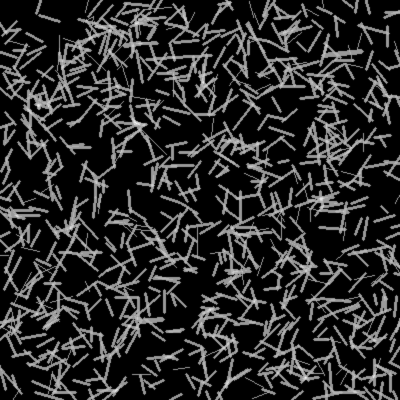
%> input picture randomalign_example/SBXIQ_gauss.tif, 400 x 400 px
$ octave SegmentFibers_validation.m   (GNU Octave 9; MATLAB toolbox functions it lacks are replaced by stand-ins)
%> lines starting %> are read from the running program, lines starting %| are printed output that depends on the picture
%> further down, SFIMG is the input picture: size 400x400 uint8; min 0, max 239, mean 42.7
### segmentfibers.m
function [fiberpx,fiberd,fiberlab] = segmentfibers(IMG,params,progress_flag)
%> called with progress_flag = true
%segmentfibers: this script takes in an image containing fibers and
%segments the fibers.
% [fiberpx,fiberd,fiberlab] = segmentfibers(IMG,params)
% INPUTS:
%       IMG- image file (2D matrix)
%       params- struct containing:
%             .pixres- pixel resolution (um/pixel)
%             .fdiam- expected min and max fiber diameter (um)
%             .basalbody- include mask of basal cell bodies to only search
%             within cell boundaries for stress fibers
%       progress_flag- logical of whether to display progress of
%                      segmentation
% OUTPUTS:
%       fiberpx- cell array containing coordinates for all segmented fibers
%       fiberd- vector containing lengths of all fibers (in pixels)
%       fiberlab- 2D matrix image of the segmented fibers
%
% The fiber segmentation algorithm is based on two papers:
% 1) We implement a fiber tracing method developed by
%    Rogge, H., Artelt, N., Endlich, N. & Endlich, K. Automated segmentation
%    and quantification of actin stress fibres undergoing experimentally
%    induced changes. J. Microsc. 268, 129-140 (2017).
% 2) We reconstruct the fiber pieces using a pairing algorithm developed by
%    Zhang, Z., Xia, S. & Kanchanawong, P. An integrated enhancement and
%    reconstruction strategy for the quantitative extraction of actin stress
%    fibers from fluorescence micrographs. BMC Bioinformatics (2017).
%
% Thien-Khoi N. Phung (December 17, 2020)

%% STEP 0. Search only the basal cell areas?
% TRUE-  search in basal cells only
% FALSE- search whole field of view
searchbasal = isfield(params,'basalbody');

%% STEP 1. Parameters
    % Pixel resolution
    pixres = params.pixres; % um/pixel (side length)

    % Expected fiber width range
    Wmin = round(params.fdiam(1)/pixres); % pixels
    Wmax = round(params.fdiam(2)/pixres); % pixels

%% STEP 2. Illumination correction
    % Tophat filter for illumination correction
    % Define size of structuring element based on pixel resolution
    tophatSE  = strel('disk',round(7/pixres));
    OriginImg = imtophat(im2uint8(IMG),tophatSE);

    % Adjust image intensity (saturate 1% of low and high intensities)
    % This is essentially Global Thresholding to define "background"
    OriginImg = imadjust(OriginImg);
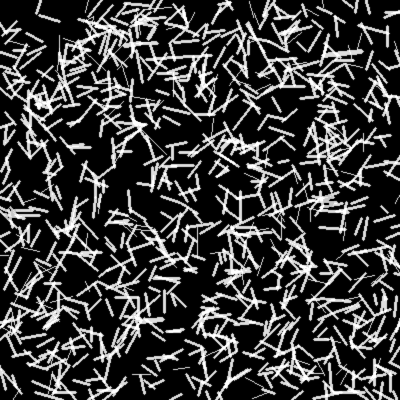
%> OriginImg: size 400x400 uint8; min 0, max 255, mean 61.7

%% Step 3. Image pre-processing
    % Gauss Filter (gaussimg)
    gaussimg = imgaussfilt(OriginImg,0.75*Wmin);


    % Path Opening (poimg)
    % Create a set of line structuring elements (SE) with length (lpo) and
    % angles distributed over 180 degrees
    lpo   = 2*(Wmin + (Wmax-Wmin)/2);
    abins = 8; % number of angles
    angs  = linspace(0,180,abins+1); % degrees

    % For each SE, erode & dilate the image
    poimgs = zeros([size(gaussimg) abins]);
    for by = 1:abins
        lse = strel('line',lpo,angs(by)); % line SE
        % Erosion
        eroimg = imerode(gaussimg,lse);
        % Dilation
        dilimg = imdilate(eroimg,lse);
        % Store PO image
        poimgs(:,:,by) = dilimg;
    end
%> this loop made 8 passes
%> pass 1, in segmentfibers, `eroimg = imerode(gaussimg,lse);`:
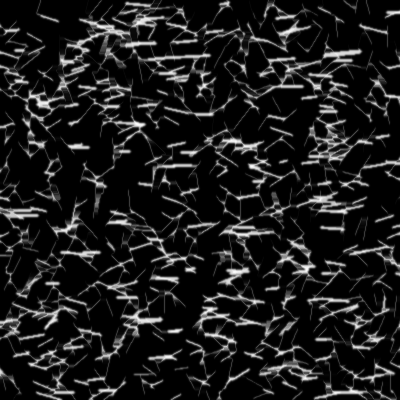
%> eroimg: size 400x400 uint8; min 0, max 253, mean 28.8
%> pass 1, in segmentfibers, `dilimg = imdilate(eroimg,lse);`:
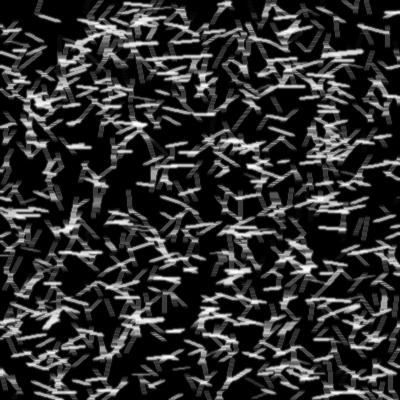
%> dilimg: size 400x400 uint8; min 0, max 253, mean 47.4
    % Take the maximum intensity projection of the path opened images
    poimg = max(poimgs,[],3);


    % Directional Top-Hat (thimg)
    % Using same set of line SE angles as Path Opening, but change length
    lth = Wmax;
    % For each SE, erode & dilate the image
    thimgs = zeros(size(poimgs));
    for by = 1:abins
        lse = strel('line',lth,angs(by)); % line SE
        % Erosion
        eroimg = imerode(poimg,lse);
        % Dilation
        dilimg = imdilate(eroimg,lse);
        % Store Directional Top-Hat image
        thimgs(:,:,by) = poimg - dilimg;
    end
    % Sum together the top-hat images
    thimg = sum(thimgs,3);
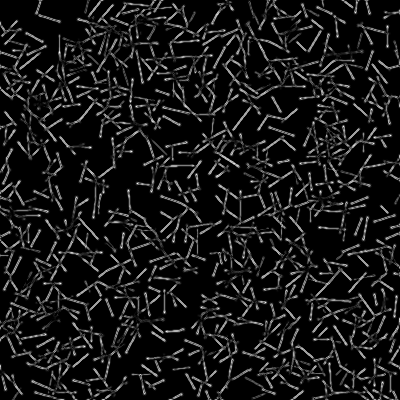
%> thimg: size 400x400 double; min 0, max 809, mean 75.2; drawn with min black and max white


    % Hysteresis Threshold (create mask for fibers) (hthimg)
    % Object size minimum
    Amin = 3*lth;

    % Determine range of non-zero pixels pixel intensities to set threshold
    lowpi  = min(thimg(thimg>0));
%> lowpi = 1
    highpi = prctile(thimg(thimg>0),90); % nth prctile
%> highpi = 459
    range  = lowpi:highpi;
%> range = 459 values from 1 to 459

    % Use a nested for loop with 'break' to search thresholds
    hthcount = nan(numel(lowpi:highpi));
%> hthcount: size 459x459 double; every value is NaN or infinite
    flag_break = 0;
    for hh = lowpi:highpi         % set high threshold
        if flag_break
            break
        end

        % Above high threshold
        [rr,cc] = find(thimg>hh);

        for ll = (hh-1):-1:lowpi  % set low threshold
            % Above low threshold
            lowimg  = thimg>ll;

            % Obtain all connected regions in lowimg that includes points
            % from [rr,cc]
            hthimg = bwselect(lowimg,cc,rr,8);

            % Count objects larger than Amin
            hthcount(hh,ll) = sum(cell2mat(struct2cell(...
                                  regionprops(hthimg,'Area')))>Amin);

            % If ll==(hh-1) the first low threshold for this new high thr.
            %    AND the count is less than the previous maximum
            % Stop the loops
            if ll==(hh-1) && hthcount(hh,ll)<max(hthcount(:)) && max(hthcount(:))>100
                flag_break = 1;
                break
            end

            % If count is 0
            %    OR lower threshold changes number of count objects
            % move to the next high threshold
            if hthcount(hh,ll)==0 || hthcount(hh,ll)<hthcount(hh,hh-1)
                break
            end
        end
    end
%> this loop made 53 passes
%> after the loop, flag_break = 1
    % Set high threshold based to find a maximum number of objects of size
    % larger than Amin
    % Decrease low threshold as long as number of connected objects is
    % unchanged (to prevent merging of objects)
    [hh,ll]    = find(hthcount==max(hthcount(:)));
%> hh = 51; ll = 50
    lowthresh  = range(ll);
%> lowthresh = 50
    highthresh = range(hh);
%> highthresh = 51

    % Perform final Hysteresis Threshold
    % Above low threshold
    lowimg  = thimg>lowthresh;
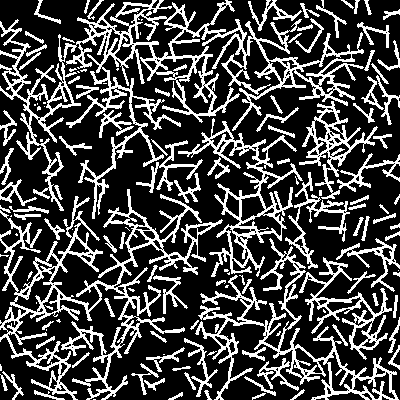
%> lowimg: size 400x400 logical; 27.3% white in thin lines or dots

    % Above high threshold
    [rr,cc] = find(thimg>highthresh);
%> rr = 43359 values from 1 to 400; cc = 43359 values from 1 to 400

    % Obtain all connected regions in lowimg that includes points in
    % [rr,cc]
    hthimg = bwselect(lowimg,cc,rr,8);

    % Remove any objects smaller than Amin
    hthimg = bwareaopen(hthimg,Amin);
%> hthimg: size 400x400 logical; 27.2% white in thin lines or dots

% For CONTROL cond, remove any regions that are not within cell boundaries
    if searchbasal
        % Only search for fibers in the Basal Cell bodies
        hthimg = hthimg & params.basalbody;
    end


%% Step 4. Trace algorithm
    % Sobel filter to calculate grayscale gradients
    [Gx,Gy] = imgradientxy(OriginImg,'Sobel');

    % Calculate Orientation field
        % Components
        gsx = Gx.^2 - Gy.^2;
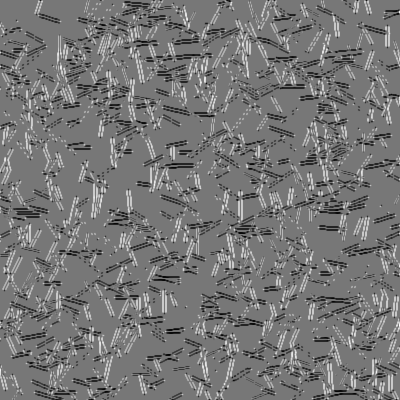
%> gsx: size 400x400 double; min -911400, max 1032920, mean -4388.7; drawn with min black and max white
        gsy = 2.*Gx.*Gy;
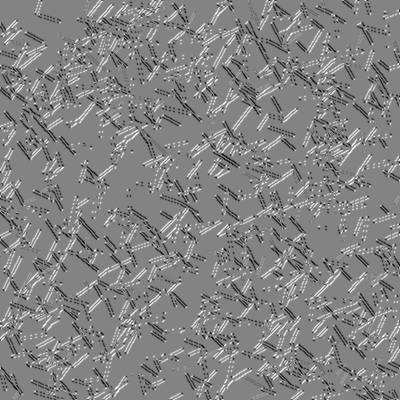
%> gsy: size 400x400 double; min -1029798, max 971546, mean 3468.7; drawn with min black and max white
        % Smooth
        bo  = ones(Wmax); % average over block the same size as Wmax
        gsx = conv2(gsx,bo,'same');
        gsy = conv2(gsy,bo,'same');
%> (the rest of the program and of its run is left out)
